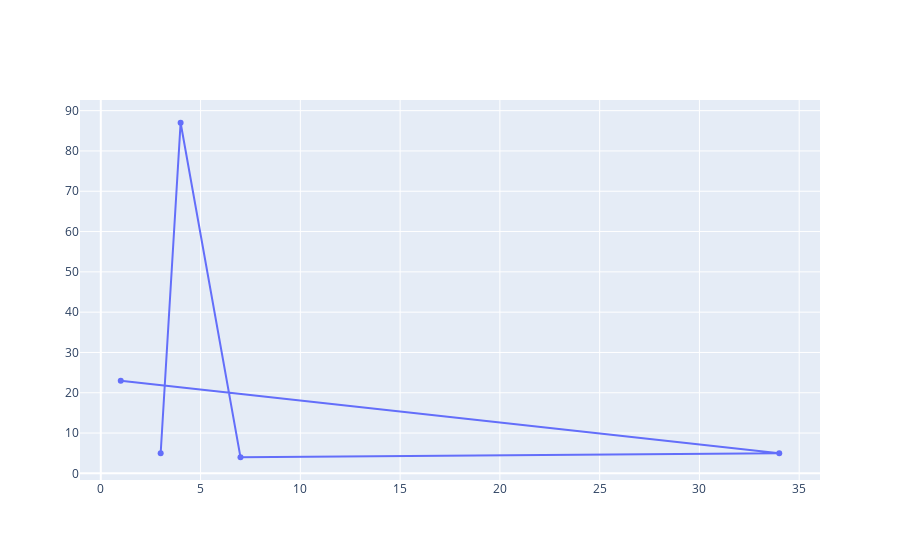

Here is the notebook cell this chart was saved with:
### Code cell
fig= go.Figure()
fig.add_trace(go.Scatter(x=[1,34,7,4,3],y=[23,5,4,87,5]))

### Figure 1 — Plotly figure (JSON) as saved in the notebook; plotly's stock layout.template omitted (floating-point values rounded to 4 significant figures)
{"data": [{"type": "scatter", "x": [1, 34, 7, 4, 3], "y": [23, 5, 4, 87, 5]}], "layout": {}}
